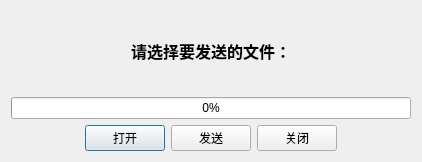
<?xml version="1.0" encoding="UTF-8"?>
<ui version="4.0">
 <class>TcpServer</class>
 <widget class="QDialog" name="TcpServer">
  <property name="geometry">
   <rect>
    <x>0</x>
    <y>0</y>
    <width>422</width>
    <height>162</height>
   </rect>
  </property>
  <property name="windowTitle">
   <string>微信公众号：学点编程吧--发送端</string>
  </property>
  <layout class="QVBoxLayout" name="verticalLayout">
   <item>
    <widget class="QLabel" name="serverStatuslabel">
     <property name="font">
      <font>
       <family>Agency FB</family>
       <pointsize>12</pointsize>
       <weight>75</weight>
       <bold>true</bold>
      </font>
     </property>
     <property name="text">
      <string>请选择要发送的文件：</string>
     </property>
     <property name="alignment">
      <set>Qt::AlignCenter</set>
     </property>
    </widget>
   </item>
   <item>
    <widget class="QProgressBar" name="progressBar">
     <property name="value">
      <number>0</number>
     </property>
     <property name="alignment">
      <set>Qt::AlignCenter</set>
     </property>
    </widget>
   </item>
   <item>
    <layout class="QHBoxLayout" name="horizontalLayout">
     <item>
      <spacer name="horizontalSpacer">
       <property name="orientation">
        <enum>Qt::Horizontal</enum>
       </property>
       <property name="sizeHint" stdset="0">
        <size>
         <width>40</width>
         <height>20</height>
        </size>
       </property>
      </spacer>
     </item>
     <item>
      <widget class="QPushButton" name="serverOpenBtn">
       <property name="text">
        <string>打开</string>
       </property>
      </widget>
     </item>
     <item>
      <widget class="QPushButton" name="serverSendBtn">
       <property name="text">
        <string>发送</string>
       </property>
      </widget>
     </item>
     <item>
      <widget class="QPushButton" name="serverCloseBtn">
       <property name="text">
        <string>关闭</string>
       </property>
      </widget>
     </item>
     <item>
      <spacer name="horizontalSpacer_2">
       <property name="orientation">
        <enum>Qt::Horizontal</enum>
       </property>
       <property name="sizeHint" stdset="0">
        <size>
         <width>40</width>
         <height>20</height>
        </size>
       </property>
      </spacer>
     </item>
    </layout>
   </item>
  </layout>
 </widget>
 <resources/>
 <connections/>
</ui>
